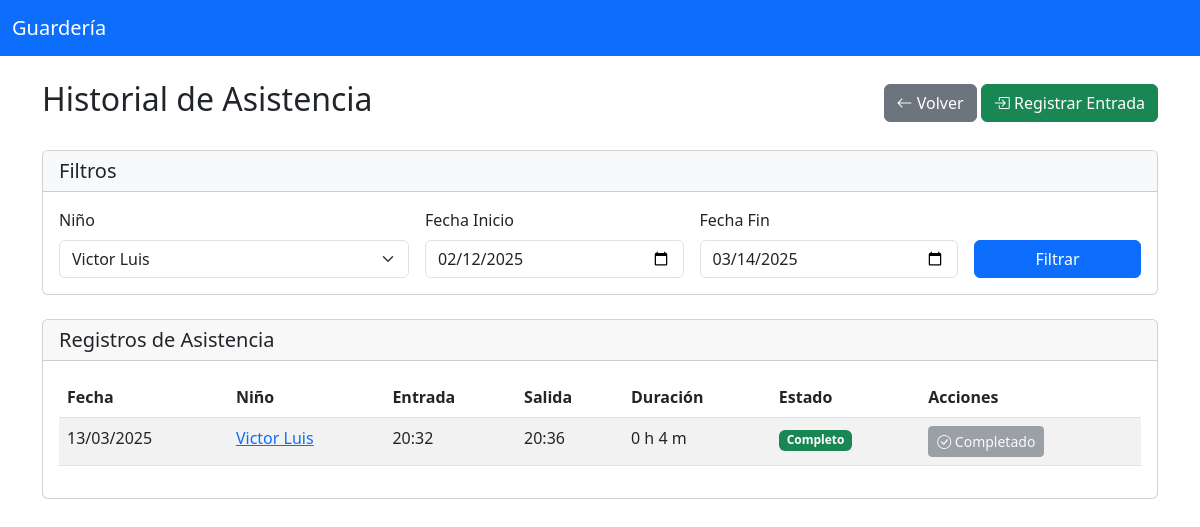
The page /attendance/history.php?child_id=1 (signed in) on the database its author committed.
### tables this page shows
CREATE TABLE child_attendance (
        id INTEGER PRIMARY KEY AUTOINCREMENT,
        child_id INTEGER,
        check_in DATETIME NOT NULL,
        check_out DATETIME,
        notes TEXT,
        FOREIGN KEY (child_id) REFERENCES children(id)
    );

CREATE TABLE children (
        id INTEGER PRIMARY KEY AUTOINCREMENT,
        first_name TEXT NOT NULL,
        last_name TEXT NOT NULL,
        birth_date DATE NOT NULL,
        enrollment_date DATE NOT NULL,
        allergies TEXT,
        special_notes TEXT,
        status TEXT DEFAULT "active",
        created_at DATETIME DEFAULT CURRENT_TIMESTAMP
    );

### db/connection.php (called while the page is built, shortened)
<?php
class Database {
    private static $instance = null;
    private $db;
    private function __construct() {
        try {
            $this->db = new SQLite3(__DIR__ . '/daycare.db');
            $this->db->enableExceptions(true);
        } catch (Exception $e) {
            die('Database connection failed: ' . $e->getMessage());
        }
    }
    public static function getInstance() {
        if (self::$instance === null) {
            self::$instance = new self();
        }
        return self::$instance;
    }
    public function query($sql, $params = []) {
        try {
            $stmt = $this->db->prepare($sql);
            foreach ($params as $param => $value) {
                $type = is_int($value) ? SQLITE3_INTEGER : SQLITE3_TEXT;
                if ($stmt->bindValue($param, $value, $type) === false) {
                    throw new Exception('Failed to bind parameter ' . $param);
                }
            }
            $result = $stmt->execute();
            return $result;
        } catch (Exception $e) {
            throw new Exception('Query failed: ' . $e->getMessage());
        }
    }
}
?>

### attendance/history.php (the view, shortened to what this page needs)
<?php
require_once '../db/connection.php';
$db = Database::getInstance();
$page = isset($_GET['page']) ? (int)$_GET['page'] : 1;
$per_page = 20;
$offset = ($page - 1) * $per_page;
$child_id = isset($_GET['child_id']) ? (int)$_GET['child_id'] : 0;
$start_date = isset($_GET['start_date']) ? $_GET['start_date'] : date('Y-m-d', strtotime('-30 days'));
$end_date = isset($_GET['end_date']) ? $_GET['end_date'] : date('Y-m-d');
$conditions = [];
$params = [];
if ($child_id) {
    $conditions[] = 'ca.child_id = :child_id';
    $params[':child_id'] = $child_id;
}
$conditions[] = 'date(ca.check_in) BETWEEN :start_date AND :end_date';
$params[':start_date'] = $start_date;
$params[':end_date'] = $end_date;
$where_clause = !empty($conditions) ? 'WHERE ' . implode(' AND ', $conditions) : '';
$query = 'SELECT ca.*, c.first_name, c.last_name
          FROM child_attendance ca
          JOIN children c ON ca.child_id = c.id
          ' . $where_clause . '
          ORDER BY ca.check_in DESC
          LIMIT :limit OFFSET :offset';
$params[':limit'] = $per_page;
$params[':offset'] = $offset;
$attendance_result = $db->query($query, $params);
$attendance_records = [];
while ($record = $attendance_result->fetchArray(SQLITE3_ASSOC)) {
    $attendance_records[] = $record;
}
$children_result = $db->query('SELECT id, first_name, last_name FROM children ORDER BY last_name, first_name');
$children = [];
while ($child = $children_result->fetchArray(SQLITE3_ASSOC)) {
    $children[] = $child;
}
?>
<!DOCTYPE html>
<html lang="es">
<head>
    <link href="https://cdn.jsdelivr.net/npm/bootstrap@5.3.0/dist/css/bootstrap.min.css" rel="stylesheet">
    <link href="https://cdn.jsdelivr.net/npm/bootstrap-icons@1.7.2/font/bootstrap-icons.css" rel="stylesheet">
</head>
<body>
    <nav class="navbar navbar-dark bg-primary">
        <div class="container-fluid">
            <a class="navbar-brand" href="../dashboard.php">Guardería</a>
        </div>
    </nav>
    <div class="container mt-4">
        <div class="d-flex justify-content-between align-items-center mb-4">
            <h2>Historial de Asistencia</h2>
            <div>
                <a href="index.php" class="btn btn-secondary">
                    <i class="bi bi-arrow-left"></i> Volver
                </a>
                <a href="check-in.php" class="btn btn-success">
                    <i class="bi bi-box-arrow-in-right"></i> Registrar Entrada
                </a>
            </div>
        </div>
        <div class="card mb-4">
            <div class="card-header bg-light">
                <h5 class="mb-0">Filtros</h5>
            </div>
            <div class="card-body">
                <form method="GET" action="" class="row g-3">
                    <div class="col-md-4">
                        <label for="child_id" class="form-label">Niño</label>
                        <select class="form-select" id="child_id" name="child_id">
                            <?php foreach ($children as $child): ?>
                                <option value="<?php echo $child['id']; ?>" <?php echo $child_id == $child['id'] ? 'selected' : ''; ?>>
                                    <?php echo htmlspecialchars($child['first_name'] . ' ' . $child['last_name']); ?>
                                </option>
                            <?php endforeach; ?>
                        </select>
                    </div>
                    <div class="col-md-3">
                        <label for="start_date" class="form-label">Fecha Inicio</label>
                        <input type="date" class="form-control" id="start_date" name="start_date" value="<?php echo $start_date; ?>">
                    </div>
                    <div class="col-md-3">
                        <label for="end_date" class="form-label">Fecha Fin</label>
                        <input type="date" class="form-control" id="end_date" name="end_date" value="<?php echo $end_date; ?>">
                    </div>
                    <div class="col-md-2 d-flex align-items-end">
                        <button type="submit" class="btn btn-primary w-100">Filtrar</button>
                    </div>
                </form>
            </div>
        </div>
        <div class="card">
            <div class="card-header">
                <h5 class="mb-0">Registros de Asistencia</h5>
            </div>
            <div class="card-body">
                <div class="table-responsive">
                    <table class="table table-striped table-hover">
                        <thead>
                            <tr>
                                <th>Fecha</th>
                                <th>Niño</th>
                                <th>Entrada</th>
                                <th>Salida</th>
                                <th>Duración</th>
                                <th>Estado</th>
                                <th>Acciones</th>
                            </tr>
                        </thead>
                        <tbody>
                            <?php if (empty($attendance_records)): ?>
                                <tr>
                                    <td colspan="7" class="text-center">No hay registros de asistencia para los filtros seleccionados</td>
                                </tr>
                            <?php else: ?>
                                <?php foreach ($attendance_records as $record): ?>
                                    <tr>
                                        <td><?php echo date('d/m/Y', strtotime($record['check_in'])); ?></td>
                                        <td>
                                            <a href="../children/view.php?id=<?php echo $record['child_id']; ?>">
                                                <?php echo htmlspecialchars($record['first_name'] . ' ' . $record['last_name']); ?>
                                            </a>
                                        </td>
                                        <td><?php echo date('H:i', strtotime($record['check_in'])); ?></td>
                                        <td>
                                            <?php echo $record['check_out'] ? date('H:i', strtotime($record['check_out'])) : '-'; ?>
                                        </td>
                                        <td>
                                            <?php
                                            if ($record['check_out']) {
                                                $check_in = new DateTime($record['check_in']);
                                                $check_out = new DateTime($record['check_out']);
                                                $interval = $check_in->diff($check_out);
                                                echo $interval->format('%h h %i m');
                                            } else {
                                                echo '-';
                                            }
                                            ?>
                                        </td>
                                        <td>
                                            <?php if ($record['check_out']): ?>
                                                <span class="badge bg-success">Completo</span>
                                            <?php else: ?>
                                                <span class="badge bg-warning">En guardería</span>
                                            <?php endif; ?>
                                        </td>
                                        <td>
                                            <?php if (!$record['check_out']): ?>
                                                <a href="check-out.php?id=<?php echo $record['id']; ?>" class="btn btn-sm btn-primary">
                                                    <i class="bi bi-box-arrow-right"></i> Registrar Salida
                                                </a>
                                            <?php else: ?>
                                                <button class="btn btn-sm btn-secondary" disabled>
                                                    <i class="bi bi-check-circle"></i> Completado
                                                </button>
                                            <?php endif; ?>
                                        </td>
                                    </tr>
                                <?php endforeach; ?>
                            <?php endif; ?>
                        </tbody>
                    </table>
                </div>
            </div>
        </div>
    </div>
</body>
</html>

### rows shown on the page
child_attendance: check_in "13/03/2025", child.last_name "Victor Luis", check_in "20:32", check_out "20:36", $interval->format('%h h %i m') "0 h 4 m", shows "Completo", shows "Completado"

### other values the page prints
form field child_id "Victor Luis"
